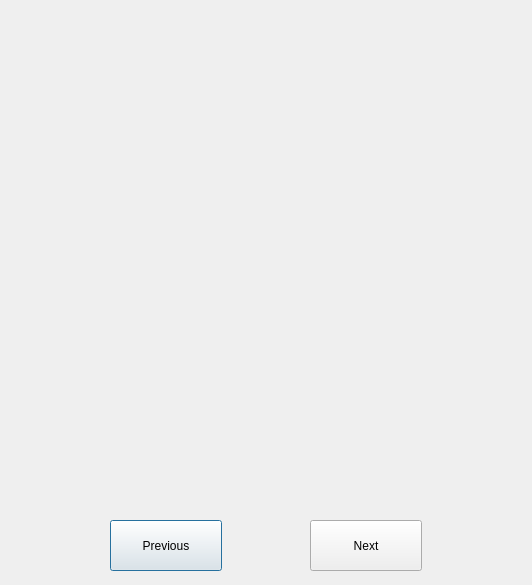
<?xml version="1.0" encoding="UTF-8"?>
<ui version="4.0">
 <class>Dialog</class>
 <widget class="QDialog" name="Dialog">
  <property name="geometry">
   <rect>
    <x>0</x>
    <y>0</y>
    <width>532</width>
    <height>585</height>
   </rect>
  </property>
  <property name="windowTitle">
   <string>Dialog</string>
  </property>
  <widget class="QLabel" name="resultPixmap">
   <property name="geometry">
    <rect>
     <x>10</x>
     <y>10</y>
     <width>512</width>
     <height>512</height>
    </rect>
   </property>
   <property name="text">
    <string/>
   </property>
  </widget>
  <widget class="QPushButton" name="resultPrev">
   <property name="geometry">
    <rect>
     <x>110</x>
     <y>520</y>
     <width>112</width>
     <height>51</height>
    </rect>
   </property>
   <property name="text">
    <string>Previous</string>
   </property>
  </widget>
  <widget class="QPushButton" name="resultNext">
   <property name="geometry">
    <rect>
     <x>310</x>
     <y>520</y>
     <width>112</width>
     <height>51</height>
    </rect>
   </property>
   <property name="text">
    <string>Next</string>
   </property>
  </widget>
  <widget class="QLabel" name="resultNum">
   <property name="geometry">
    <rect>
     <x>230</x>
     <y>520</y>
     <width>71</width>
     <height>51</height>
    </rect>
   </property>
   <property name="font">
    <font>
     <pointsize>20</pointsize>
    </font>
   </property>
   <property name="text">
    <string/>
   </property>
   <property name="alignment">
    <set>Qt::AlignCenter</set>
   </property>
  </widget>
 </widget>
 <resources/>
 <connections/>
</ui>
